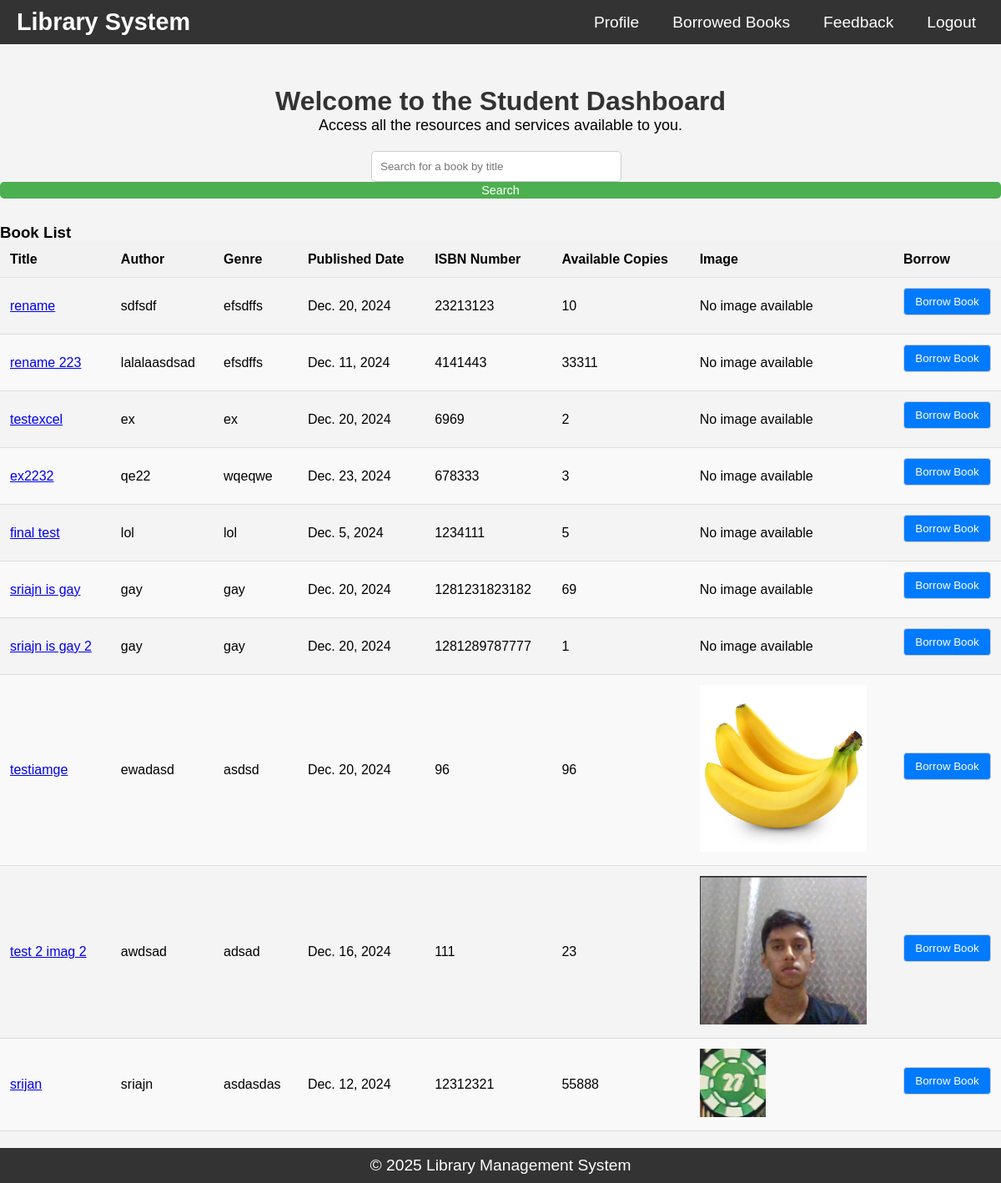
The app's page /student/dashboard/ (signed in), older data.
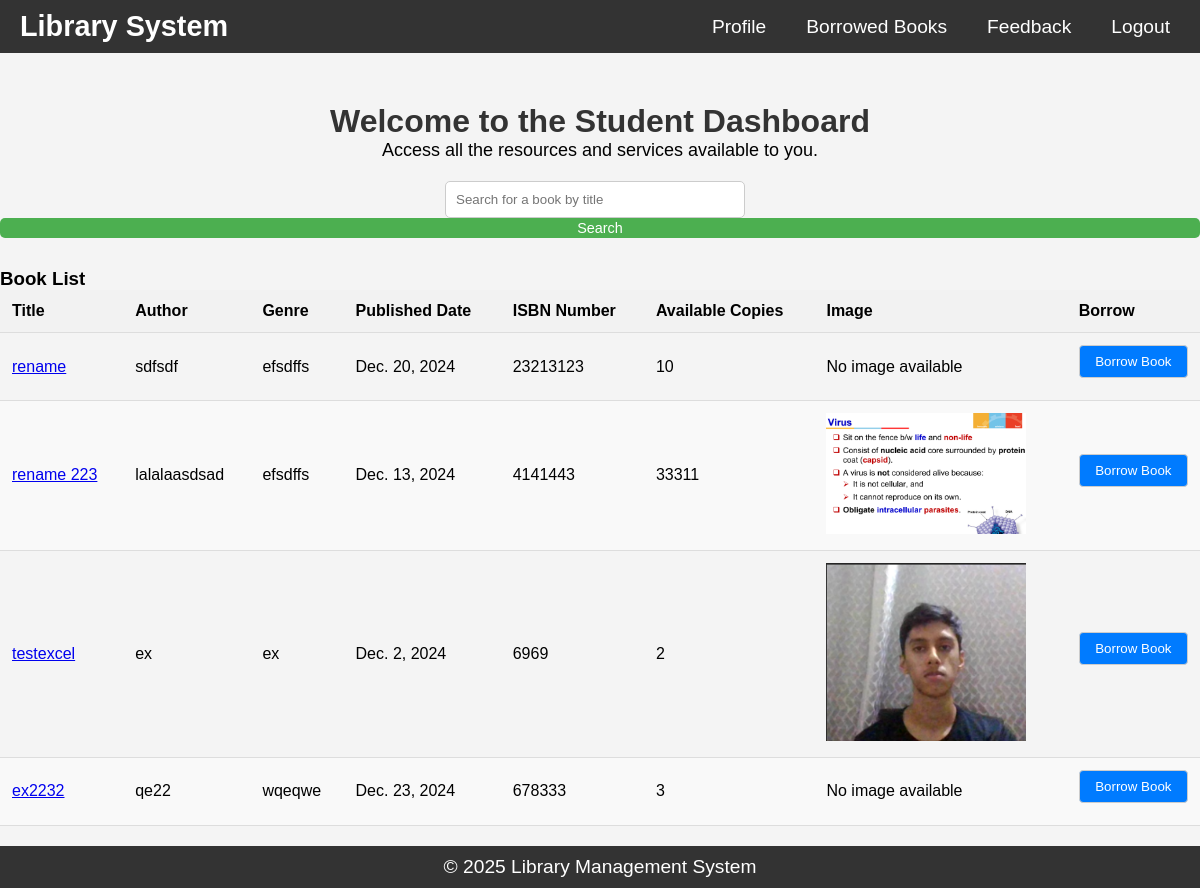
The same page, newer data.
### lib/models.py (models this page shows, shortened)
class Book(models.Model):
    title = models.CharField(max_length=200)
    author = models.CharField(max_length=200)
    genre = models.CharField(max_length=200)
    published_date = models.DateField()
    isbn_number = models.CharField(max_length=13, unique=True)
    available_copies = models.IntegerField()
    image = models.ImageField(upload_to='book_images/', blank=True, null=True)  # Add this line

### lib/views.py (the view)
# urls.py: path('student/dashboard/', views.student_dashboard, name='student_dashboard'),
@login_required(login_url='/login/')
def student_dashboard(request):
    query = request.GET.get('q')
    if query:
        books = Book.objects.filter(title__icontains=query)
    else:
        books = Book.objects.all()
    return render(request, 'lib/student_dashboard.html', {'books': books})

### lib/templates/lib/student_dashboard.html (shortened to what this page needs)
{% load static %}
<!DOCTYPE html>
<html lang="en">
<head>
    <link rel="stylesheet" href="{% static 'css/styles.css' %}">
</head>
<body>
    <nav>
        <div class="navbar">
            <a href="{% url 'lib:home' %}" class="brand">Library System</a>
            <div class="nav-links">
                <a href="{% url 'lib:student_profile' %}" class="profile-icon">Profile</a>
                <a href="{% url 'lib:student_borrowed_books' %}">Borrowed Books</a>
                <a href="{% url 'lib:student_feedback' %}">Feedback</a>
                <a href="{% url 'lib:logout_views' %}">Logout</a>
            </div>
        </div>
    </nav>
    <div class="content-section">
        <div class="welcome-message">
            <h2>Welcome to the Student Dashboard</h2>
            <p>Access all the resources and services available to you.</p>
        </div>
        <div class="search-form">
            <form method="GET" action="{% url 'lib:student_dashboard' %}">
                <input type="text" name="q" placeholder="Search for a book by title" value="{{ request.GET.q }}">
                <button type="submit">Search</button>
            </form>
        </div>
        <div class="book-list">
            <h3>Book List</h3>
            <table>
                <thead>
                    <tr>
                        <th>Title</th>
                        <th>Author</th>
                        <th>Genre</th>
                        <th>Published Date</th>
                        <th>ISBN Number</th>
                        <th>Available Copies</th>
                        <th>Image</th>
                        <th>Borrow</th>
                    </tr>
                </thead>
                <tbody>
                    {% for book in books %}
                    <tr>
                        <td>
                            <a href="{% url 'lib:book_detail_stu' book.isbn_number %}">{{ book.title }}</a>
                        </td>
                        <td>{{ book.author }}</td>
                        <td>{{ book.genre }}</td>
                        <td>{{ book.published_date }}</td>
                        <td>{{ book.isbn_number }}</td>
                        <td>{{ book.available_copies }}</td>
                        <td>
                            {% if book.image %}
                                <img src="{{ book.image.url }}" alt="{{ book.title }}">
                            {% else %}
                                No image available
                            {% endif %}
                        </td>
                        <td>
                            {% if book.available_copies > 0 %}
                                <form method="POST" action="{% url 'lib:borrow_book' book.isbn_number %}">
                                    <button type="submit">Borrow Book</button>
                                </form>
                            {% else %}
                                <span>Not available</span>
                            {% endif %}
                        </td>
                    </tr>
                    {% empty %}
                    <tr>
                        <td colspan="8">No books available.</td>
                    </tr>
                    {% endfor %}
                </tbody>
            </table>
        </div>
    </div>
    <footer>
        <div class="footer-content">
            <p>&copy; 2025 Library Management System</p>
        </div>
    </footer>
</body>
</html>

Row changes from the older to the newer data that the page shows:
removed Book: title "final test", author "lol", genre "lol", published_date "Dec. 5, 2024", isbn_number "1234111", available_copies "5", shows "No image available", shows "Borrow Book"
removed Book: title "sriajn is gay", author "gay", genre "gay", published_date "Dec. 20, 2024", isbn_number "1281231823182", available_copies "69", shows "No image available", shows "Borrow Book"
removed Book: title "sriajn is gay 2", author "gay", genre "gay", published_date "Dec. 20, 2024", isbn_number "1281289787777", available_copies "1", shows "No image available", shows "Borrow Book"
removed Book: title "testiamge", author "ewadasd", genre "asdsd", published_date "Dec. 20, 2024", isbn_number "96", available_copies "96", image (picture), shows "Borrow Book"
removed Book: title "test 2 imag 2", author "awdsad", genre "adsad", published_date "Dec. 16, 2024", isbn_number "111", available_copies "23", image (picture), shows "Borrow Book"
removed Book: title "srijan", author "sriajn", genre "asdasdas", published_date "Dec. 12, 2024", isbn_number "12312321", available_copies "55888", image (picture), shows "Borrow Book"
changed Book "rename 223": published_date "Dec. 11, 2024" → "Dec. 13, 2024"; image: picture added; no longer shows "No image available"
changed Book "testexcel": published_date "Dec. 20, 2024" → "Dec. 2, 2024"; image: picture added; no longer shows "No image available"
